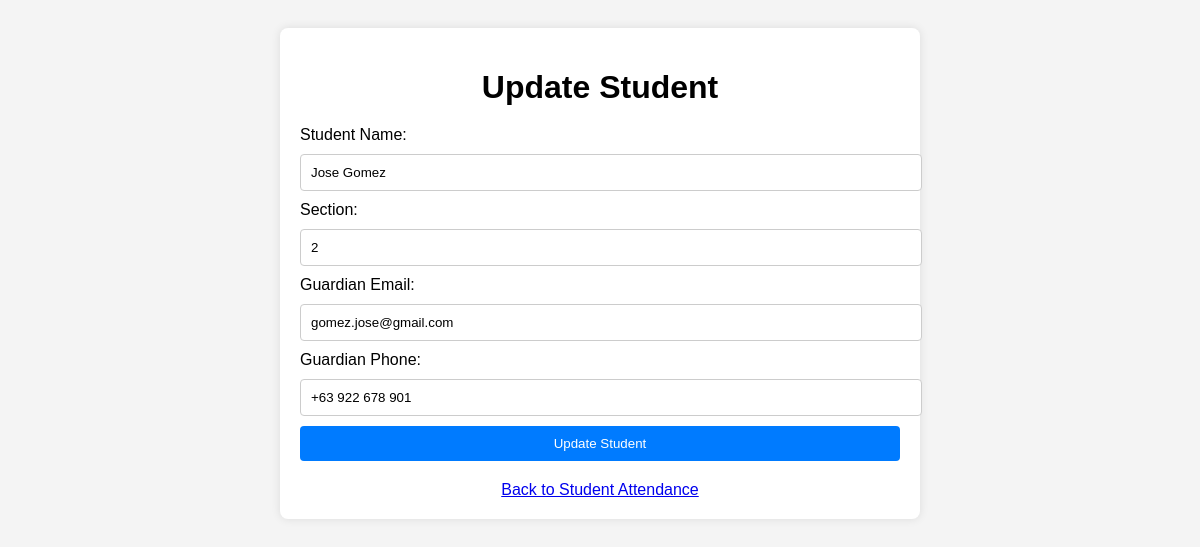
/updatestudent.php?id=7, run on the app's committed database.
### tables this page shows
CREATE TABLE `students` (
  `id` int(11) NOT NULL,
  `student_name` varchar(100) DEFAULT NULL,
  `section` varchar(50) DEFAULT NULL,
  `guardian_email` varchar(100) DEFAULT NULL,
  `guardian_phone` varchar(15) DEFAULT NULL
);

### updatestudent.php (the view, shortened to what this page needs)
<?php
require_once("dbconnection.php");
$student = null;
if (isset($_GET['id'])) {
    $student_id = $_GET['id'];
    $stmt = $conn->prepare("SELECT * FROM students WHERE id = ?");
    $stmt->bind_param("i", $student_id);
    $stmt->execute();
    $result = $stmt->get_result();
    if ($result && mysqli_num_rows($result) > 0) {
        $student = mysqli_fetch_assoc($result);
    } else {
        die("Student not found.");
    }
}
?>
<!DOCTYPE html>
<html lang="en">
<head>
    <link rel="stylesheet" href="css/updatestudent.css">
</head>
<body>
    <div class="container">
        <h1>Update Student</h1>
        <form id="update-student-form" method="POST" action="updatestudent.php?id=<?php echo $student['id']; ?>">
            <label for="student-name">Student Name:</label>
            <input type="text" id="student-name" name="student-name" value="<?php echo htmlspecialchars($student['student_name']); ?>" required>
            <label for="student-section">Section:</label>
            <input type="text" id="student-section" name="student-section" value="<?php echo htmlspecialchars($student['section']); ?>" required>
            <label for="guardian-email">Guardian Email:</label>
            <input type="email" id="guardian-email" name="guardian-email" value="<?php echo htmlspecialchars($student['guardian_email']); ?>" required>
            <label for="guardian-phone">Guardian Phone:</label>
            <input type="text" id="guardian-phone" name="guardian-phone" value="<?php echo htmlspecialchars($student['guardian_phone']); ?>" required>
            <button type="submit">Update Student</button>
        </form>
        <a href="studentdata.php" class="back-link">Back to Student Attendance</a>
    </div>
</body>
</html>

### css/updatestudent.css (style rules this page uses)
body { font-family: Arial, sans-serif; background-color: #f4f4f4; padding: 20px; }
.container { max-width: 600px; margin: auto; background: white; padding: 20px; border-radius: 8px; box-shadow: 0 0 10px rgba(0, 0, 0, 0.1); }
h1 { text-align: center; margin-bottom: 20px; }
label, input, button { display: block; width: 100%; margin-bottom: 10px; }
input { padding: 10px; border: 1px solid #ccc; border-radius: 4px; }
button { padding: 10px; background-color: #007bff; color: white; border: none; border-radius: 4px; cursor: pointer; }
.back-link { display: block; text-align: center; margin-top: 20px; }

### data on the page
students: student-name "Jose Gomez", student-section "2", guardian-email "gomez.jose@gmail.com", guardian-phone "+63 922 678 901"
